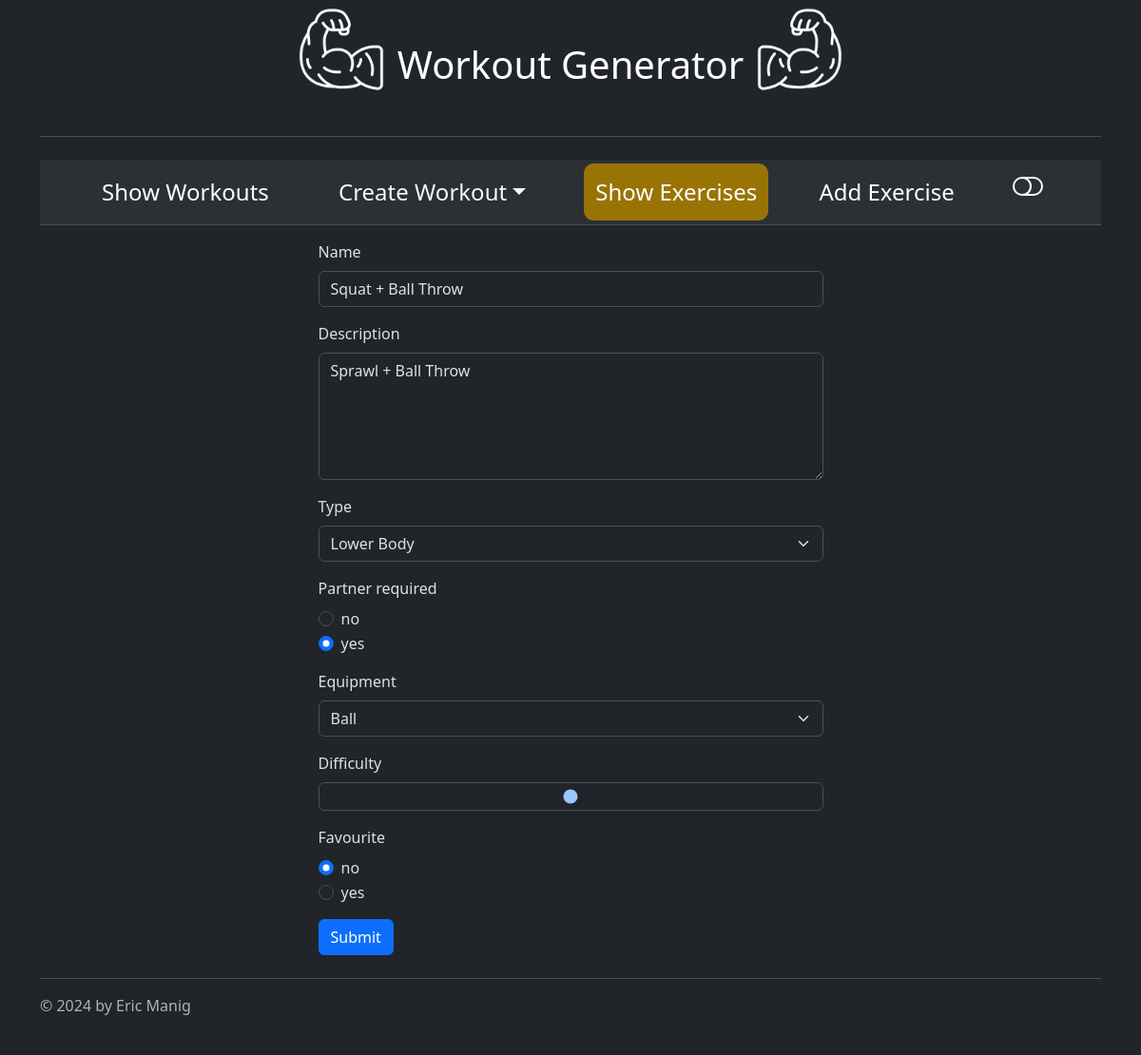
/edit-exercise/68, run on the app's committed database.
### main.py (models this page shows)
class Exercise(db.Model):
    id: Mapped[int] = mapped_column(Integer, primary_key=True)
    name: Mapped[str] = mapped_column(String(20), unique=True, nullable=False)
    description: Mapped[str] = mapped_column(String(250), nullable=True)
    type: Mapped[str] = mapped_column(String(50), nullable=False)
    partner_required: Mapped[bool] = mapped_column(Boolean, nullable=False)
    favourite: Mapped[bool] = mapped_column(Boolean, nullable=False)
    equipment: Mapped[str] = mapped_column(String(50), nullable=True)
    difficulty: Mapped[int] = mapped_column(Integer, nullable=False)

### main.py (the view, shortened to what this page needs)
@app.route("/edit-exercise/<int:exercise_id>", methods=["GET", "POST"])
def edit_exercise(exercise_id):
    exercise = db.get_or_404(Exercise, exercise_id)
    edit_form = CreateExerciseForm(
        name=exercise.name,
        description=exercise.description,
        type=exercise.type,
        partner_required=exercise.partner_required,
        equipment=exercise.equipment,
        difficulty=exercise.difficulty,
        favourite=exercise.favourite
    )
    return render_template("add_exercise.html", color_mode=COLOR_MODE, redirect_url="show_exercises", form=edit_form)

### forms.py
class CreateExerciseForm(FlaskForm):
    name = StringField("Name", validators=[DataRequired(), Length(min=3, max=50)])
    description = TextAreaField("Description", validators=[Length(max=250)], render_kw={'rows': 5})
    type = SelectField("Type", choices=TYPES)
    partner_required = RadioField("Partner required", choices=[(False, "no"), (True, "yes")], default=False)
    equipment = SelectField("Equipment", choices=[("none", "No equipment")]+EQUIPMENT, default="No equipment")
    difficulty = IntegerRangeField("Difficulty", validators=[NumberRange(min=0, max=4)], default=3)
    favourite = RadioField("Favourite", choices=[(False, "no"), (True, "yes")], default=False)
    submit = SubmitField("Submit")

### templates/add_exercise.html
{% from "bootstrap5/form.html" import render_form %}
{% block content %}
{% include "header.html" %}
<div class="container justify-content-center my-3" id="add_form">
    {{ render_form(form, novalidate=True, button_map={"submit": "primary"}) }}
</div>
{% include "footer.html" %}
{% endblock %}

### static/css/custom.css (style rules this page uses)
#add_form { width: 50vb; }

### data on the page
Exercise: name "Squat + Ball Throw", description "Sprawl + Ball Throw", type "Lower Body", partner_required "☐ no ☑ yes", equipment "Ball", difficulty "2", favourite "☑ no ☐ yes"
